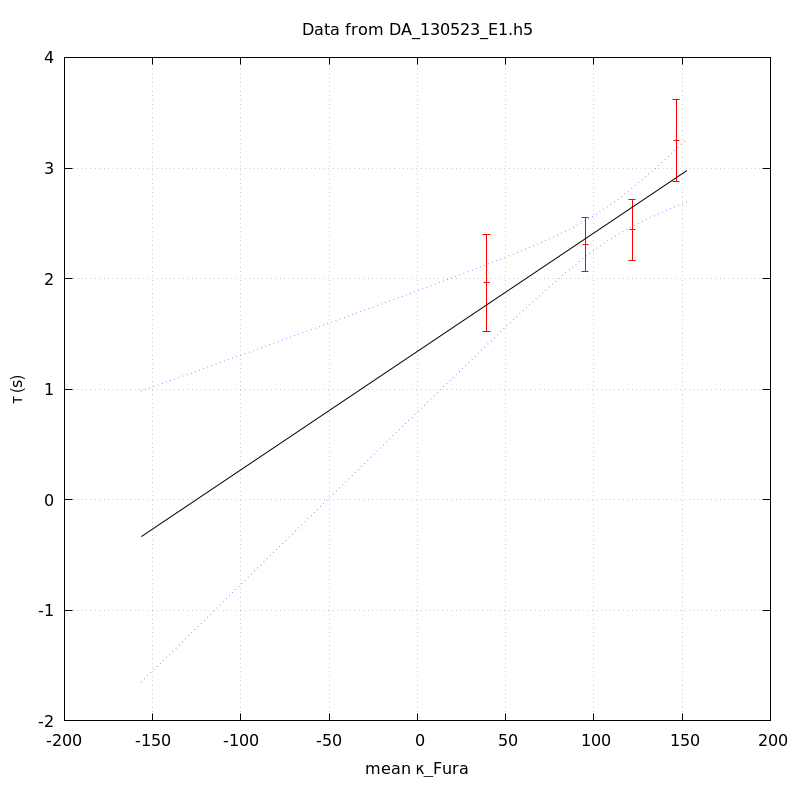

Recreate this plot in gnuplot.
unset key
set grid
set ylabel 'τ (s)'
set xlabel 'mean κ_Fura' noenhanced
set title 'Data from DA_130523_E1.h5' noenhanced
set xrange [-1000<*:*]
plot 'DA_130523_E1_aba_tau_vs_mean_kappa' index 0 using 1:2:(1.96*$3) linecolor rgb 'red' with yerrorbars,\
'' index 1 using 1:2 with lines linecolor rgb 'black',\
'' index 1 using 1:3 with lines linecolor rgb 'blue' lt 'dotted',\
'' index 1 using 1:4 with lines linecolor rgb 'blue' lt 'dotted'
